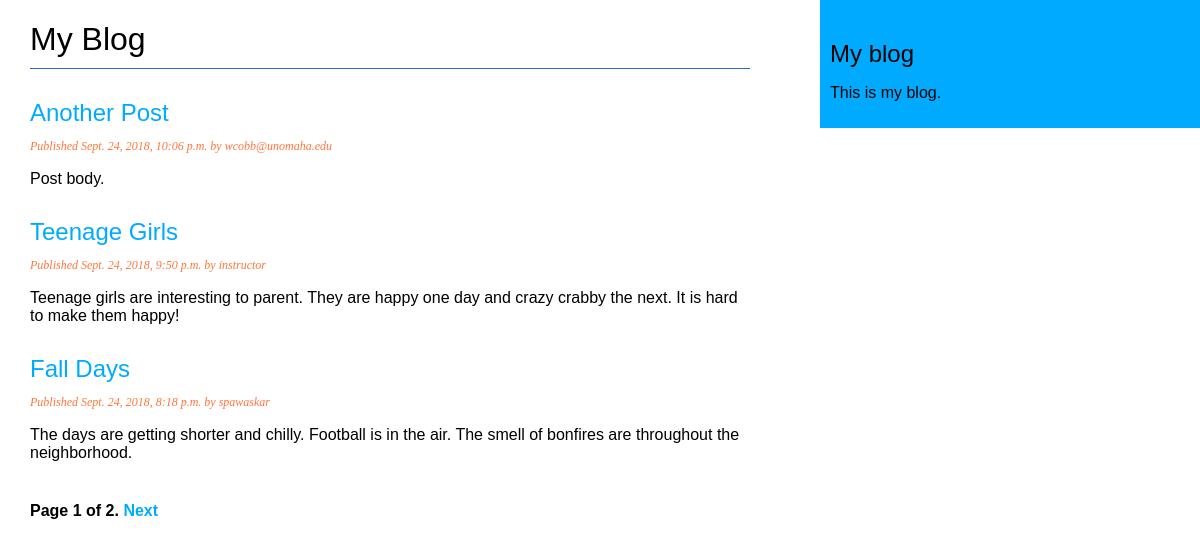
Before: / with the older database file.
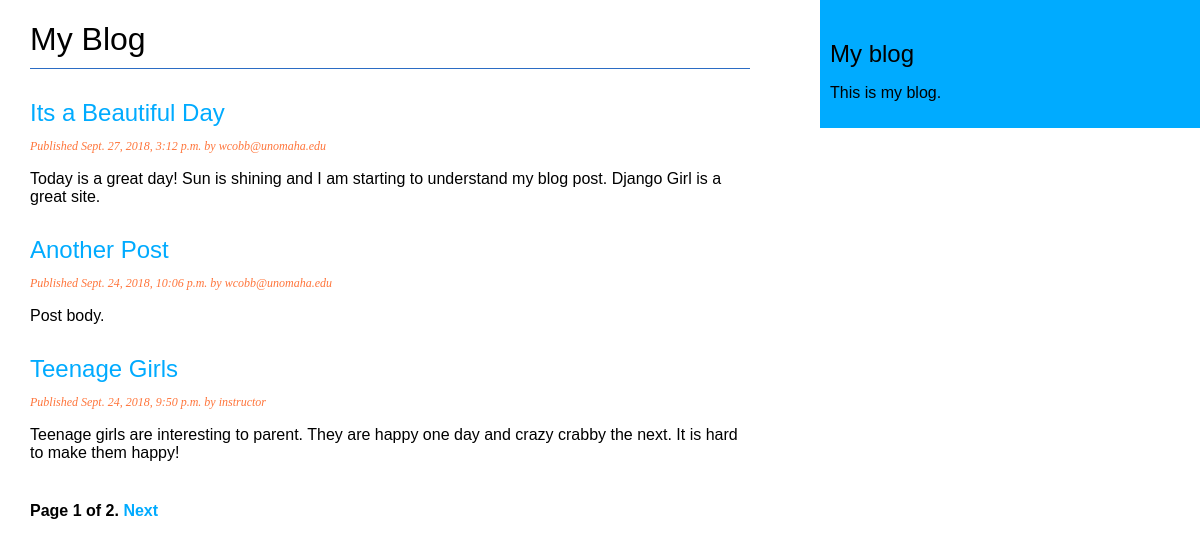
After: the same page with the newer database file.
### blog/models.py (models this page shows, shortened)
class Post(models.Model):
    STATUS_CHOICES = (
        ('draft', 'Draft'),
        ('published', 'Published'),
    )
    title = models.CharField(max_length=250)
    slug = models.SlugField(max_length=250,
                            unique_for_date='publish')
    author = models.ForeignKey(User,
                               on_delete=models.CASCADE,
                               related_name='blog_posts')
    body = models.TextField()
    publish = models.DateTimeField(default=timezone.now)
    created = models.DateTimeField(auto_now_add=True)
    updated = models.DateTimeField(auto_now=True)
    status = models.CharField(max_length=10,
                              choices=STATUS_CHOICES,
                              default='draft')
    objects = models.Manager()  # The default manager.
    published = PublishedManager()  # Our custom manager.
    class Meta:
        ordering = ('-publish',)
    def get_absolute_url(self):
        return reverse('blog:post_detail',
                       args=[self.publish.year,
                             self.publish.month,
                             self.publish.day,
                             self.slug])

### blog/views.py (the view)
# urls.py: path('', views.post_list, name='post_list'),
def post_list(request):
    object_list = Post.published.all()
    paginator = Paginator(object_list, 3) # 3 posts in each page
    page = request.GET.get('page')
    try:
        posts = paginator.page(page)
    except PageNotAnInteger:
        posts = paginator.page(1)
    except EmptyPage:
        posts = paginator.page(paginator.num_pages)
    return render(request,
                  'blog/post/list.html',
                  {'page': page,
                   'posts': posts})

### blog/models.py (called while the page is built)
    def get_queryset(self):
        return super(PublishedManager, self).get_queryset().filter(status='published')

### templates/blog/post/list.html (shortened to what this page needs)
{% extends "blog/base.html" %}
{% block content %}
  <h1>My Blog</h1>
  {% for post in posts %}
    <h2>
      <a href="{{ post.get_absolute_url }}">
        {{ post.title }}
      </a>
    </h2>
    <p class="date">
      Published {{ post.publish }} by {{ post.author }}
    </p>
    {{ post.body|truncatewords:30|linebreaks }}
  {% endfor %}
  {% include "pagination.html" with page=posts %}
{% endblock %}

Changed rows visible on the page:
no longer on this page (row unchanged): Post: title "Fall Days", publish "Sept. 24, 2018, 8:18 p.m.", author "spawaskar", body "The days are getting shorter and chilly. Football is in the air. The smell of bonfires are throughout the neighborhood."
added Post: title "Its a Beautiful Day", publish "Sept. 27, 2018, 3:12 p.m.", author "wcobb@unomaha.edu", body "Today is a great day! Sun is shining and I am starting to understand my blog post. Django Girl is a great site."
